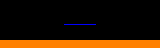

This game map was drawn from its Tiled (.tmx) file and the tilesets committed beside it. A one-line description and the full map source follow:
An orthogonal 20x6 tile map with 8x8 px tiles, 1 tile layer (background).

<map version="1.10" tiledversion="1.10.2" orientation="orthogonal" renderorder="right-down" width="20" height="6" tilewidth="8" tileheight="8" infinite="0" nextlayerid="2" nextobjectid="1">
 <tileset firstgid="1" name="tiles" tilewidth="8" tileheight="8" tilecount="4" columns="2">
  <image source="tiles.png" width="16" height="16" />
 </tileset>
 <layer id="1" name="background" width="20" height="6">
  <data encoding="csv">
0,0,0,0,0,0,0,0,0,0,0,0,0,0,0,0,0,0,0,0,
0,0,0,0,0,0,0,0,0,0,0,0,0,0,0,0,0,0,0,0,
0,0,0,0,0,0,0,0,0,0,0,0,0,0,0,0,0,0,0,0,
0,0,0,0,0,0,0,0,4,4,4,4,0,0,0,0,0,0,0,0,
0,0,0,0,0,0,0,0,0,0,0,0,0,0,0,0,0,0,0,0,
3,3,3,3,3,3,3,3,3,3,3,3,3,3,3,3,3,3,3,3
  </data>
 </layer>
</map>
